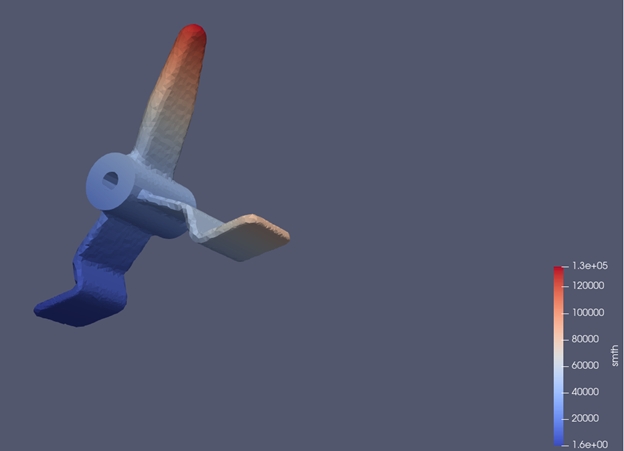

The script that drew this image:
import numpy as np
import gmsh
import vtk
import math
import os


# Класс расчётной сетки
class CalcMesh:

    # Конструктор сетки, полученной из stl-файла
    def __init__(self, nodes_coords, tetrs_points):
        # 3D-сетка из расчётных точек
        # Пройдём по узлам в модели gmsh и заберём из них координаты
        self.nodes = np.array([nodes_coords[0::3],nodes_coords[1::3],nodes_coords[2::3]])

        # Модельная скалярная величина распределена как-то вот так
        self.smth = np.power(self.nodes[0, :], 2) + np.power(self.nodes[1, :], 2)

        # Тут может быть скорость, но сейчас здесь нули
        self.velocity = np.zeros(shape=(3, int(len(nodes_coords) / 3)), dtype=np.double)
        self.velocity[0] = np.sin(self.nodes[0])


        print(self.nodes)




        # Пройдём по элементам в модели gmsh
        self.tetrs = np.array([tetrs_points[0::4], tetrs_points[1::4], tetrs_points[2::4], tetrs_points[3::4]])
        self.tetrs -= 1

    # Метод отвечает за выполнение для всей сетки шага по времени величиной tau
    def move(self, tau):
        # По сути метод просто двигает все точки c их текущими скоростями
        self.nodes += self.velocity * tau

    # Метод отвечает за запись текущего состояния сетки в снапшот в формате VTK
    def snapshot(self, snap_number):
        # Сетка в терминах VTK
        unstructuredGrid = vtk.vtkUnstructuredGrid()
        # Точки сетки в терминах VTK
        points = vtk.vtkPoints()

        # Скалярное поле на точках сетки
        smth = vtk.vtkDoubleArray()
        smth.SetName("smth")

        # Векторное поле на точках сетки
        vel = vtk.vtkDoubleArray()
        vel.SetNumberOfComponents(3)
        vel.SetName("vel")


        # Обходим все точки нашей расчётной сетки
        # Делаем это максимально неэффективным, зато наглядным образом
        for i in range(0, len(self.nodes[0])):
            # Вставляем новую точку в сетку VTK-снапшота
            points.InsertNextPoint(self.nodes[0,i], self.nodes[1,i], self.nodes[2,i])
            # Добавляем значение скалярного поля в этой точке
            smth.InsertNextValue(self.smth[i])
            # Добавляем значение векторного поля в этой точке
            vel.InsertNextTuple((self.velocity[0,i], self.velocity[1,i], self.velocity[2,i]))

        # Грузим точки в сетку
        unstructuredGrid.SetPoints(points)

        # Присоединяем векторное и скалярное поля к точкам
        unstructuredGrid.GetPointData().AddArray(smth)
        unstructuredGrid.GetPointData().AddArray(vel)

        # А теперь пишем, как наши точки объединены в тетраэдры
        # Делаем это максимально неэффективным, зато наглядным образом
        for i in range(0, len(self.tetrs[0])):
            tetr = vtk.vtkTetra()
            for j in range(0, 4):
                tetr.GetPointIds().SetId(j, self.tetrs[j,i])
            unstructuredGrid.InsertNextCell(tetr.GetCellType(), tetr.GetPointIds())

        # Создаём снапшот в файле с заданным именем
        writer = vtk.vtkXMLUnstructuredGridWriter()
        writer.SetInputDataObject(unstructuredGrid)
        writer.SetFileName("tetr3d-step-" + str(snap_number) + ".vtu")
        writer.Write()


# Теперь придётся немного упороться:
# (а) построением сетки средствами gmsh,
# (б) извлечением данных этой сетки в свой код.
gmsh.initialize()

# Считаем STL
try:
    path = os.path.dirname(os.path.abspath(__file__))
    gmsh.merge(os.path.join(path, 'blade.STL'))
except:
    print("Could not load STL mesh: bye!")
    gmsh.finalize()
    exit(-1)

# Восстановим геометрию
angle = 40
forceParametrizablePatches = False
includeBoundary = True
curveAngle = 180
gmsh.model.mesh.classifySurfaces(angle * math.pi / 180., includeBoundary, forceParametrizablePatches, curveAngle * math.pi / 180.)
gmsh.model.mesh.createGeometry()

# Зададим объём по считанной поверхности
s = gmsh.model.getEntities(2)
l = gmsh.model.geo.addSurfaceLoop([s[i][1] for i in range(len(s))])
gmsh.model.geo.addVolume([l])

gmsh.model.geo.synchronize()

# Зададим мелкость желаемой сетки
f = gmsh.model.mesh.field.add("MathEval")
gmsh.model.mesh.field.setString(f, "F", "6")
gmsh.model.mesh.field.setAsBackgroundMesh(f)

# Построим сетку
gmsh.model.mesh.generate(3)

# Теперь извлечём из gmsh данные об узлах сетки
nodeTags, nodesCoord, parametricCoord = gmsh.model.mesh.getNodes()

# И данные об элементах сетки тоже извлечём, нам среди них нужны только тетраэдры, которыми залит объём
GMSH_TETR_CODE = 4
tetrsNodesTags = None
elementTypes, elementTags, elementNodeTags = gmsh.model.mesh.getElements()
for i in range(0, len(elementTypes)):
    if elementTypes[i] != GMSH_TETR_CODE:
        continue
    tetrsNodesTags = elementNodeTags[i]

if tetrsNodesTags is None:
    print("Can not find tetra data. Exiting.")
    gmsh.finalize()
    exit(-2)

print("The model has %d nodes and %d tetrs" % (len(nodeTags), len(tetrsNodesTags) / 4))

# На всякий случай проверим, что номера узлов идут подряд и без пробелов
for i in range(0, len(nodeTags)):
    # Индексация в gmsh начинается с 1, а не с нуля. Ну штош, значит так.
    assert (i == nodeTags[i] - 1)
# И ещё проверим, что в тетраэдрах что-то похожее на правду лежит.
assert(len(tetrsNodesTags) % 4 == 0)

# TODO: неплохо бы полноценно данные сетки проверять, да

mesh = CalcMesh(nodesCoord, tetrsNodesTags)
mesh.snapshot(0)

tau = 0.1

for i in range(1, 100):
    mesh.move(tau)
    mesh.snapshot(i)

gmsh.finalize()
